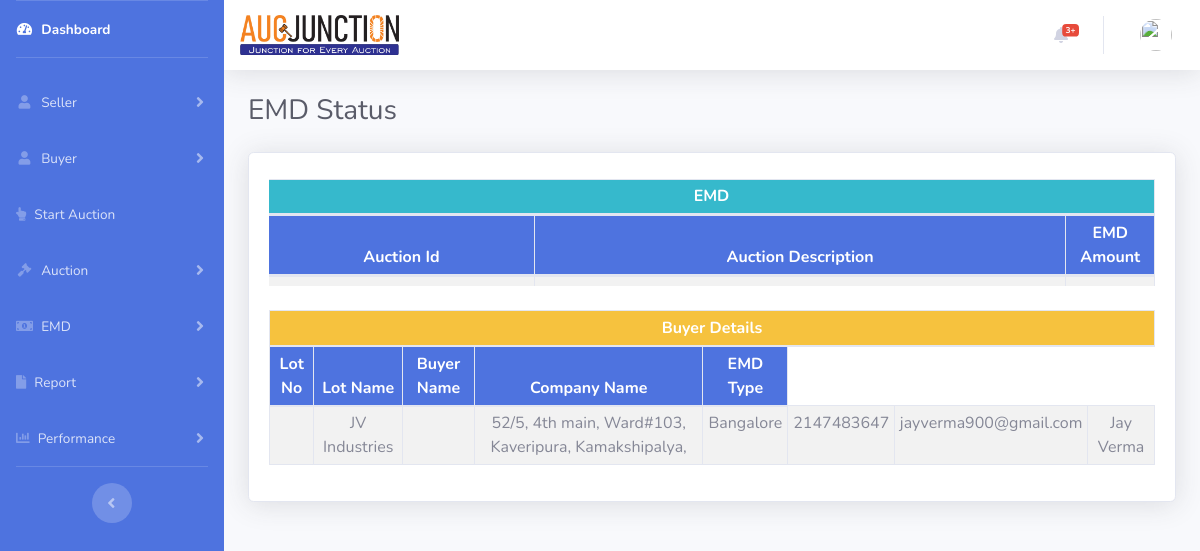
The page /index.php/admin_emdpaid/emdpaid_2 on the database its author committed.
### tables this page shows
CREATE TABLE `sellerprofile` (
  `id` int(11) NOT NULL,
  `sname` varchar(50) DEFAULT NULL,
  `scomapnyname` varchar(225) DEFAULT NULL,
  `ssellertype` varchar(220) DEFAULT NULL,
  `scontactperson` varchar(200) DEFAULT NULL,
  `sdesignation` varchar(100) DEFAULT NULL,
  `sagreement` tinyint(1) DEFAULT NULL,
  `sagreementdate` date DEFAULT NULL,
  `sterms_condi` tinyint(1) DEFAULT NULL,
  `scin` varchar(225) DEFAULT NULL,
  `scompanytype` varchar(50) DEFAULT NULL,
  `saddress` tinytext DEFAULT NULL,
  `saddresscount` varchar(100) DEFAULT NULL,
  `sstreet` varchar(100) DEFAULT NULL,
  `scity` varchar(100) DEFAULT NULL,
  `span` varchar(225) DEFAULT NULL,
  `spin` int(11) DEFAULT NULL,
  `sstate` varchar(100) DEFAULT NULL,
  `scountry` varchar(100) DEFAULT NULL,
  `slocation` varchar(225) DEFAULT NULL,
  `semail` varchar(200) DEFAULT NULL,
  `sphone` int(11) DEFAULT NULL,
  `susername` varchar(50) DEFAULT NULL,
  `spassword` varchar(100) DEFAULT NULL,
  `soldpassword` varchar(50) DEFAULT NULL,
  `snewpassword` varchar(50) DEFAULT NULL,
  `sconfirmpassword` varchar(10) DEFAULT NULL,
  `sgst` varchar(12) DEFAULT NULL,
  `spcb` varchar(225) DEFAULT NULL,
  `scapcha` varchar(12) DEFAULT NULL,
  `sbankername` varchar(200) DEFAULT NULL,
  `saccountnumber` varchar(200) DEFAULT NULL,
  `sbranch` varchar(100) DEFAULT NULL,
  `sifsccode` varchar(200) DEFAULT NULL,
  `suploadprofilepic` varchar(200) DEFAULT NULL,
  `ssigneddocument` varchar(200) DEFAULT NULL,
  `adaction` tinyint(1) DEFAULT NULL
);

### application/controllers/Admin_emdpaid.php (called while the page is built, shortened)
<?php
class Admin_emdpaid extends CI_Controller {
	public function emdpaid_2(){
		$retrivevaltmp = urldecode($this->uri->segment(3));
		$retriveval = array('sname'=>$retrivevaltmp);
		$this->load->model('Admin_model');
		$data['sqldata'] = $this->Admin_model->getdatafromtablejoin('addlot','auction','sauctionid',$retrivevaltmp);
		$data['sellerinfo'] = $this->Admin_model->getdatafromtable('sellerprofile',$retriveval);
		$this->load->helper('url');
		$this->load->library('session');
		$sess = array('sessi'=>$this->session->userdata('username'));
		$this->load->view('admin/header',$sess);
		$this->load->view('admin/emdpaid', $data);
		$this->load->view('admin/footer');
	}
}

### index.php (called while the page is built, shortened)
<?php
require_once BASEPATH.'core/CodeIgniter.php';
?>

### application/models/Admin_model.php (called while the page is built, shortened)
<?php
   class Admin_model extends CI_Model {
		public function getdatafromtable($table, $data) {
			 $query = $this->db->get_where($table, $data);
			 return $query->result();
		}
		public function getdatafromtablejoin($table,$table2,$joincolname,$compdata){
			$this->db->select('*');
			$this->db->from($table);
			$this->db->join($table2, "$table.$joincolname = $table2.$joincolname");
			$this->db->where("$table2.sname", $compdata);
			$query = $this->db->get();
			return $query->result();
		}
   }
?>

### application/views/admin/emdpaid.php (the view, shortened to what this page needs)
        <div class="container-fluid">
          <div class="d-sm-flex align-items-center justify-content-between mb-4">
            <h2 class="h3 mb-0 text-gray-800">EMD Status</h2>
          </div>
          <div class="row">
			<div class="col-xl-12 col-lg-7">
          <div class="card shadow mb-4">
            <div class="card-body">
              <div class="table-responsive">
		<table class="table table-striped table-bordered table-sm text-center" id="dataTable" width="100%" cellspacing="0">
				<thead class="bg-info text-white text-center">
					<th colspan="7">EMD</th>
				</thead>
				<thead class="bg-primary text-white">
				<tr>
					<th>Auction Id</th>
					<th width="60%">Auction Description</th>
					<th width="10%">EMD Amount</th>
				</tr>
				</thead>
				<tbody>
				<tr>
					<td><b><?php echo $sqldata[0]->sauctionid; ?></b></td>
					<td><?php echo $sqldata[0]->sonlineaucdate_time; ?></td>
					<td><?php echo $sqldata[0]->saucclosedate_time; ?></td>
				</tr>
				</tbody>
		 </table>
				<table class="table table-striped table-sm table-bordered mt-4 text-center" id="dataTable" width="100%" cellspacing="0">
				<thead class="bg-warning  text-white text-center">
					<th colspan="8">Buyer Details</th>
				</thead>
				<thead class="bg-primary text-white">
				<tr>
					<th>Lot No</th>
					<th>Lot Name</th>
					<th>Buyer Name</th>
					<th>Company Name</th>
					<th>EMD Type</th>
				</tr>
				</thead>
				<tbody>
				<tr>
					<td><?php echo $sellerinfo[0]->sname; ?></td>
					<td><?php echo $sellerinfo[0]->scomapnyname; ?></td>
					<td><?php echo $sellerinfo[0]->saddress; ?></td>
					<td><?php echo $sellerinfo[0]->sstreet; ?></td>
					<td><?php echo $sellerinfo[0]->scity; ?></td>
					<td><?php echo $sellerinfo[0]->sphone; ?></td>
					<td><?php echo $sellerinfo[0]->semail; ?></td>
					<td><?php echo $sellerinfo[0]->scontactperson; ?></td>
				</tr>
				</tbody>
		 </table>
		</div>
		</div>
		</div>
		</div>
		</div>
    </div>
  </div>
</body>
</html>

### rows shown on the page
sellerprofile: scomapnyname "JV Industries", sstreet "52/5, 4th main, Ward#103, Kaveripura, Kamakshipalya,", scity "Bangalore", sphone "2147483647", semail "jayverma900@gmail.com", scontactperson "Jay Verma"
